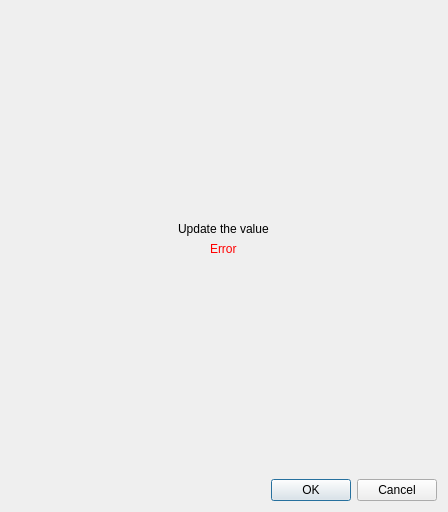
<?xml version="1.0" encoding="UTF-8"?>
<ui version="4.0">
 <class>Dialog</class>
 <widget class="QDialog" name="Dialog">
  <property name="geometry">
   <rect>
    <x>0</x>
    <y>0</y>
    <width>448</width>
    <height>512</height>
   </rect>
  </property>
  <property name="windowTitle">
   <string>Update document</string>
  </property>
  <layout class="QVBoxLayout" name="verticalLayout">
   <item>
    <spacer name="verticalSpacer">
     <property name="orientation">
      <enum>Qt::Vertical</enum>
     </property>
     <property name="sizeHint" stdset="0">
      <size>
       <width>20</width>
       <height>40</height>
      </size>
     </property>
    </spacer>
   </item>
   <item alignment="Qt::AlignHCenter">
    <widget class="QLabel" name="lbl_title">
     <property name="text">
      <string>Update the value</string>
     </property>
    </widget>
   </item>
   <item alignment="Qt::AlignHCenter">
    <widget class="QLabel" name="lbl_error">
     <property name="styleSheet">
      <string notr="true">color: red;</string>
     </property>
     <property name="text">
      <string>Error</string>
     </property>
    </widget>
   </item>
   <item>
    <widget class="DocumentValueInputWidget" name="w_value_input"/>
   </item>
   <item>
    <spacer name="verticalSpacer_2">
     <property name="orientation">
      <enum>Qt::Vertical</enum>
     </property>
     <property name="sizeHint" stdset="0">
      <size>
       <width>20</width>
       <height>40</height>
      </size>
     </property>
    </spacer>
   </item>
   <item>
    <widget class="QDialogButtonBox" name="buttonBox">
     <property name="orientation">
      <enum>Qt::Horizontal</enum>
     </property>
     <property name="standardButtons">
      <set>QDialogButtonBox::Cancel|QDialogButtonBox::Ok</set>
     </property>
    </widget>
   </item>
  </layout>
 </widget>
 <customwidgets>
  <customwidget>
   <class>DocumentValueInputWidget</class>
   <extends>QWidget</extends>
   <header>app.widgets.auto.document_value_input</header>
  </customwidget>
 </customwidgets>
 <resources/>
 <connections>
  <connection>
   <sender>buttonBox</sender>
   <signal>accepted()</signal>
   <receiver>Dialog</receiver>
   <slot>accept()</slot>
   <hints>
    <hint type="sourcelabel">
     <x>248</x>
     <y>254</y>
    </hint>
    <hint type="destinationlabel">
     <x>157</x>
     <y>274</y>
    </hint>
   </hints>
  </connection>
  <connection>
   <sender>buttonBox</sender>
   <signal>rejected()</signal>
   <receiver>Dialog</receiver>
   <slot>reject()</slot>
   <hints>
    <hint type="sourcelabel">
     <x>316</x>
     <y>260</y>
    </hint>
    <hint type="destinationlabel">
     <x>286</x>
     <y>274</y>
    </hint>
   </hints>
  </connection>
 </connections>
</ui>
